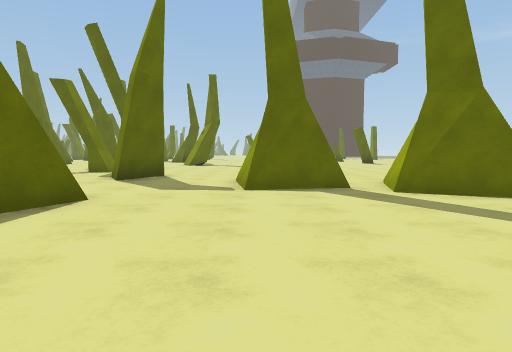
[1] (above)

24 first-person views from a walk through a scene from a Unity 3-D project. The camera is 1.2 m above the floor, tilts 4° down and sees 75° across. The floor is counted in squares, 2 m on a side. Each view is taken from the middle of a square. On the plan, view 1 faces up. The plan holds only what a view shows up to about 10 squares ahead; the rest is blank. The place goes on beyond the plan. Some animated figures are not drawn. Surface patterns are stand-ins for the level's own textures.

[2]
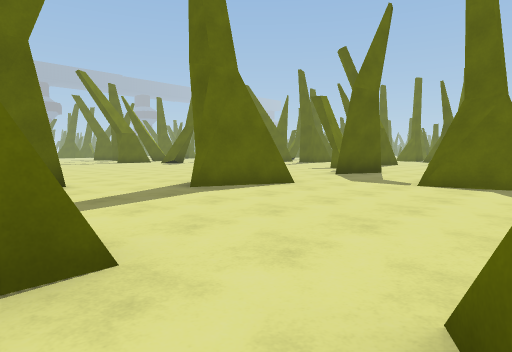

[3]
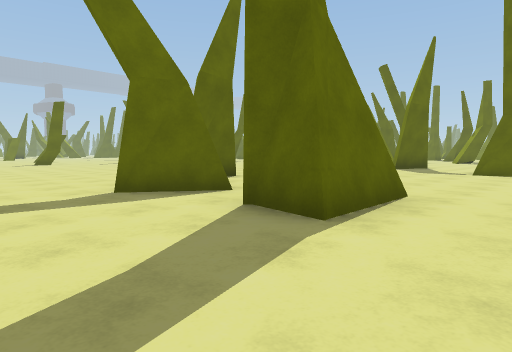

[4]
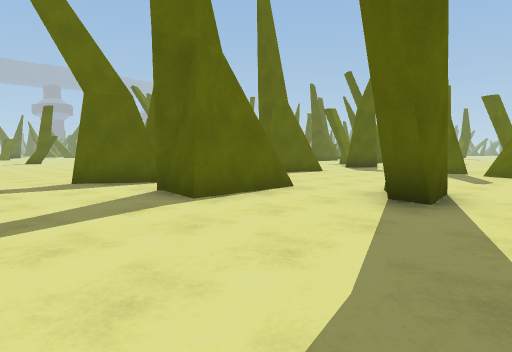

[5]
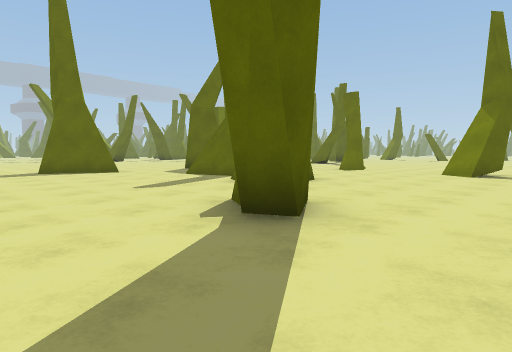

[6]
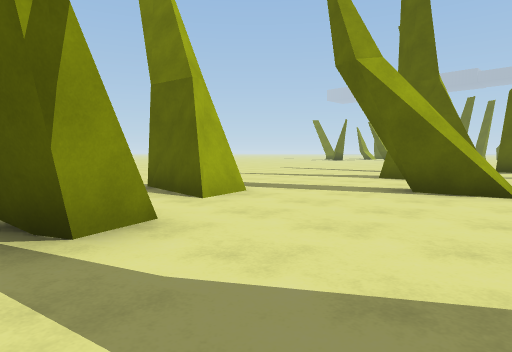

[7]
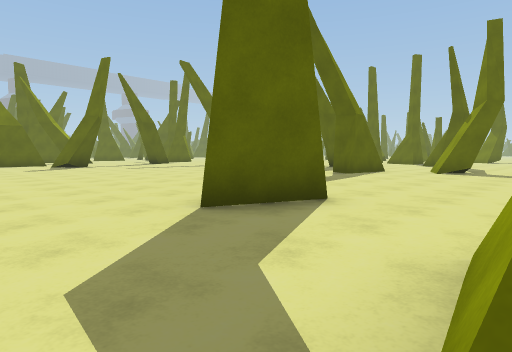

[8]
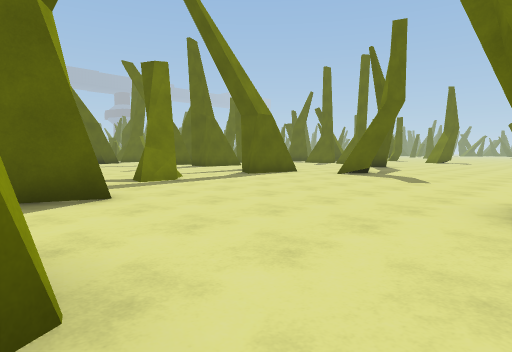

[9]
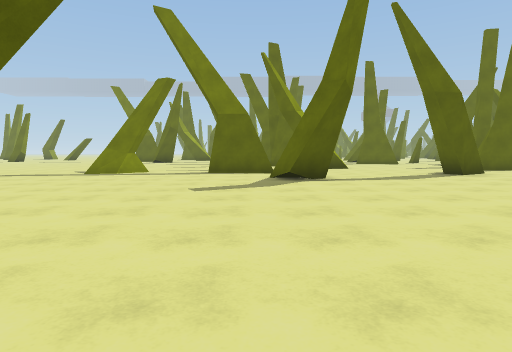

[10]
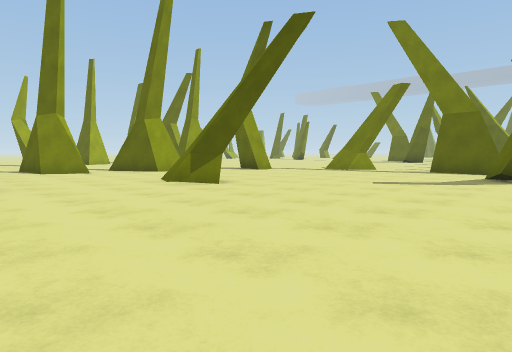

[11]
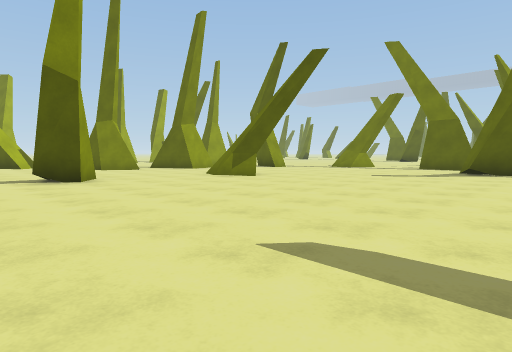

[12]
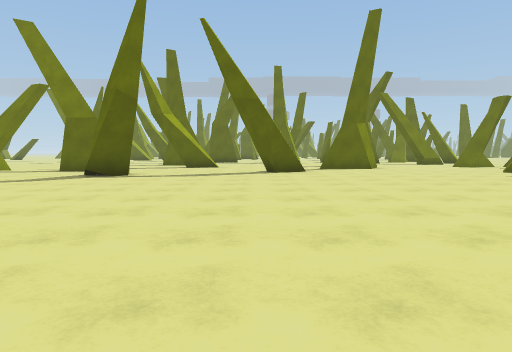

[13]
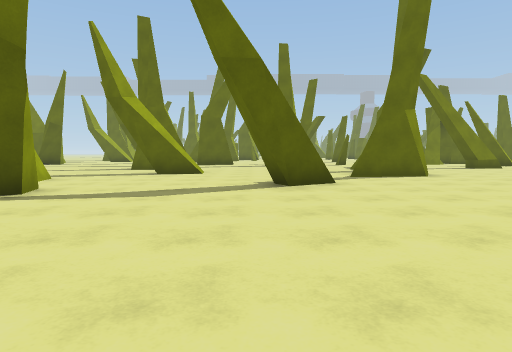

[14]
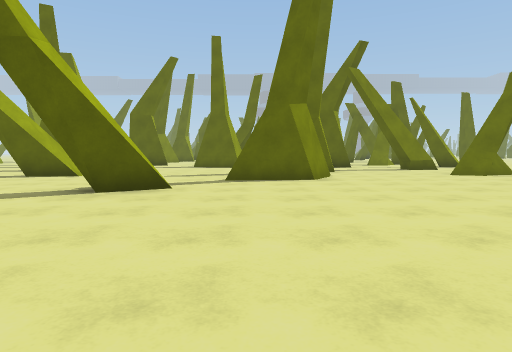

[15]
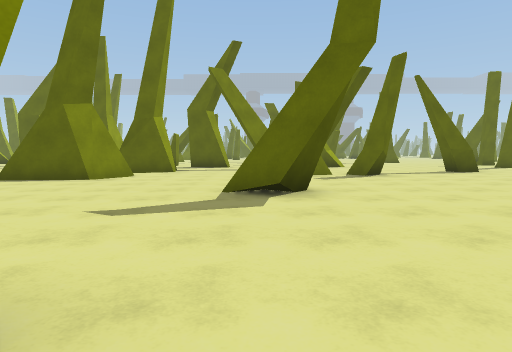

[16]
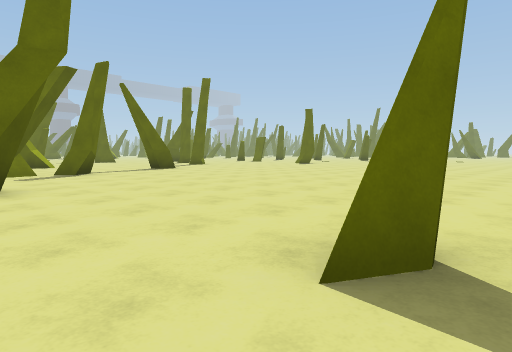

[17]
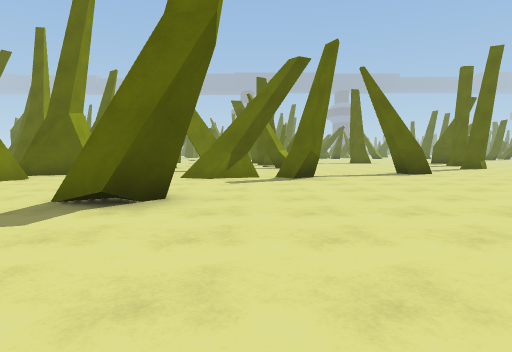

[18]
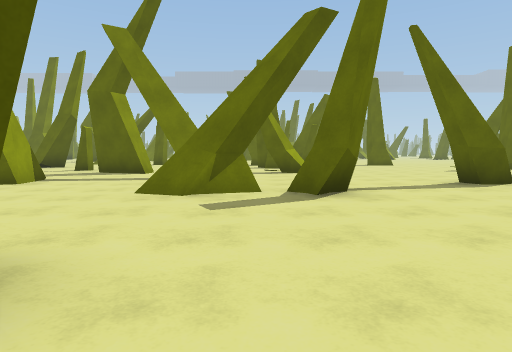

[19]
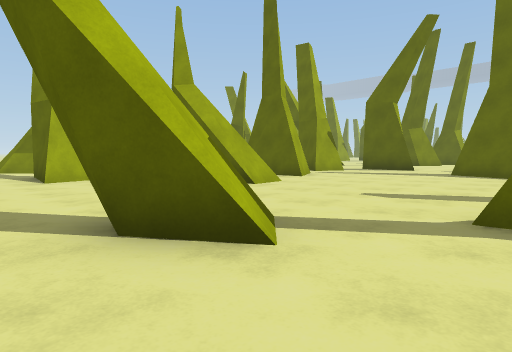

[20]
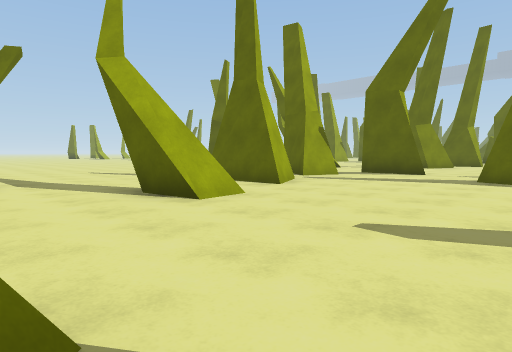

[21]
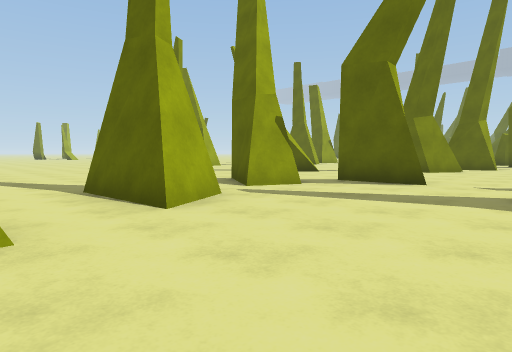

[22]
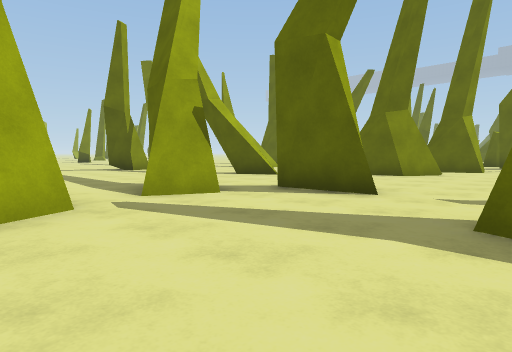

[23]
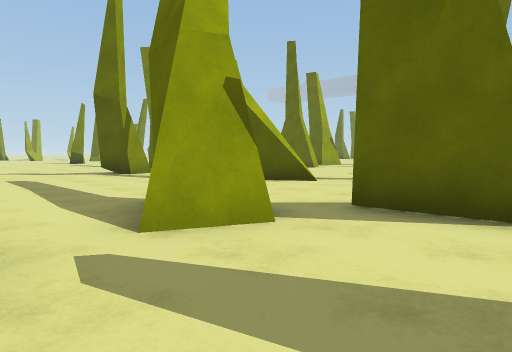

[24]
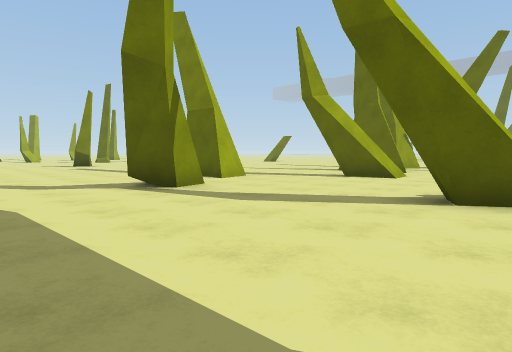

### Floor plan
Key: @ floor where view 1 was taken; # wall or solid block; x gap in a wall; . main floor; : floor 0.25 m higher than the main floor; / step, stairs or slope.
Columns run from 19 left of view 1 to 8 right of it. Each row starts with its distance up from view 1.
 35       ... #....... ..
 34       ....#..........
 33       ...............
 32         ..............
 31       #....#..........
 30       .....x........#.
 29            #...#......
 28         #......#......
 27       .............
 26       #............
 25       ...##.........
 24       ..  #.#........
 23             #..........
 22       #.................
 21       #.......##.........
 20  ..............#..........
 19 .........................
 18 ....#......##...............
 17 #.  ..:.##..#...............
 16   ....#. #......#...........
 15 ..............#.............
 14 ..#...........#.............
 13 ...........................
 12 ...........................
 11 ..............#......#.....
 10 ....#....................#.
  9 ....#......................
  8 .##.............#..........
  7   #................##......
  6    ....  ..........##.#....
  5    ....        .......#....
  4     ..      ....#...........
  3            .....#.......##..
  2            ..............#..
  1             ................
  0               ##...@.##.....
 -1            ..  #.. #..#.....
 -2           ......#./#......#x
 -3           ..............#.
 -4            .............#.
 -5                  .......

Where each view was taken, in squares from view 1:
view 1: 0 up, 0 right, facing up
view 2: 1 down, 2 right, facing up-left
view 3: 5 down, 2 right, facing up-left
view 4: 5 down, 4 right, facing up-left
view 5: 0 up, 8 right, facing up-left
view 6: 1 up, 8 right, facing down-left
view 7: 5 up, 0 right, facing up-left
view 8: 7 up, 2 right, facing up-left
view 9: 15 up, 5 right, facing left
view 10: 17 up, 6 right, facing down-left
view 11: 18 up, 8 right, facing down-left
view 12: 20 up, 6 right, facing left
view 13: 20 up, 2 right, facing left
view 14: 23 up, 1 right, facing left
view 15: 28 up, 1 right, facing left
view 16: 28 up, 2 right, facing up-left
view 17: 30 up, 0 right, facing left
view 18: 30 up, 3 left, facing left
view 19: 23 up, 3 left, facing down-left
view 20: 22 up, 5 left, facing down-left
view 21: 21 up, 8 left, facing down-left
view 22: 21 up, 10 left, facing down-left
view 23: 19 up, 11 left, facing down-left
view 24: 15 up, 12 left, facing down-left
